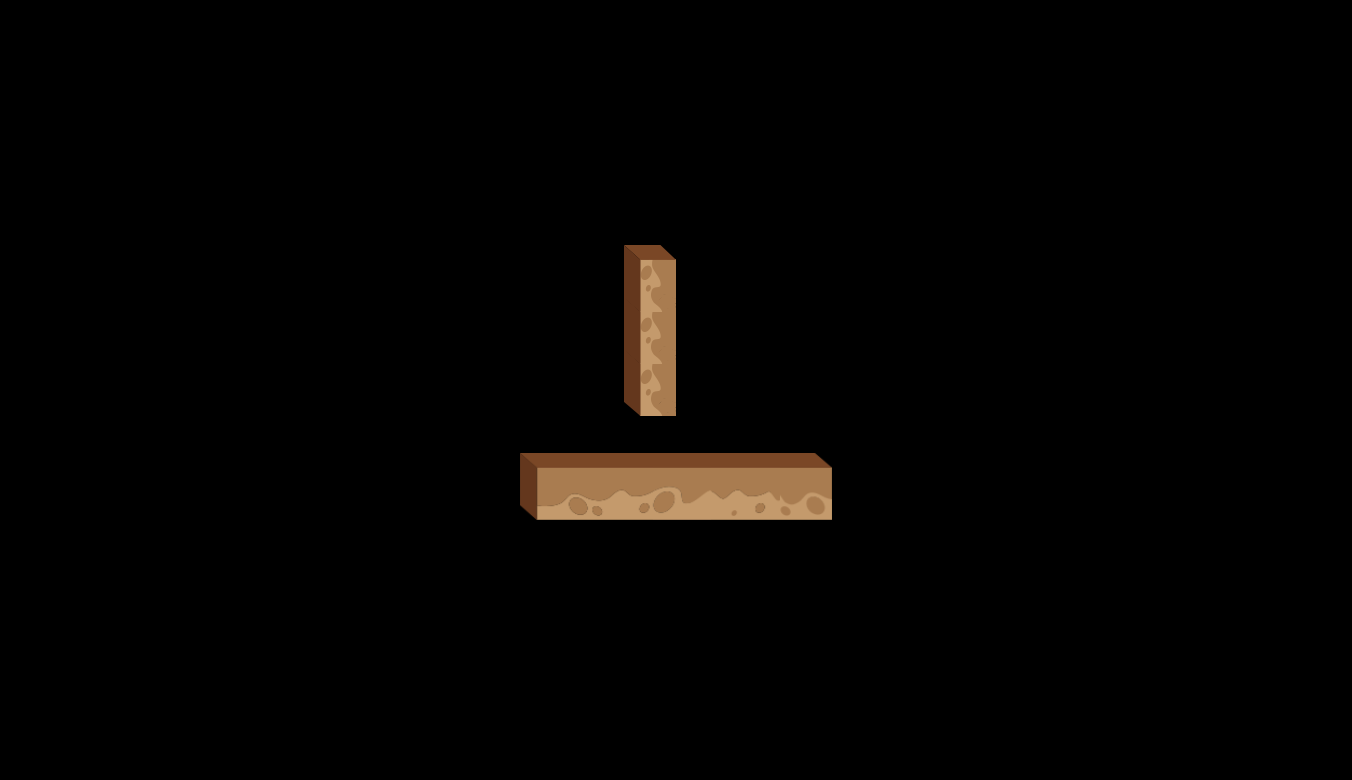

Tiled map render using the project's own tile images. Description and the map definition, with tile-layer contents summarised, below:
An orthogonal 26x15 tile map with 52x52 px tiles, 4 tile layers (road_1, road_4, road_2, road_3), 2 tilesets and 6 objects (stone, apple, startPos_1, door, startPos_2, ...).

<map version="1.0" orientation="orthogonal" renderorder="right-down" width="26" height="15" tilewidth="52" tileheight="52">
 <tileset firstgid="1" name="road" tilewidth="52" tileheight="67">
  <image source="road.png" width="364" height="67" />
 </tileset>
 <tileset firstgid="8" name="road_2" tilewidth="52" tileheight="67">
  <image source="road_2.png" width="52" height="67" />
 </tileset>
 <layer name="road_1" width="26" height="15">
  <data>[390 cells, 6 non-empty, 6 distinct tile ids]</data>
 </layer>
 <layer name="road_4" width="26" height="15">
  <data>[390 cells, 1 non-empty, 1 distinct tile ids]</data>
 </layer>
 <layer name="road_2" width="26" height="15">
  <data>[390 cells, 1 non-empty, 1 distinct tile ids]</data>
 </layer>
 <layer name="road_3" width="26" height="15">
  <data>[390 cells, 1 non-empty, 1 distinct tile ids]</data>
 </layer>
 <objectgroup name="objLayer">
  <object name="stone" x="650" y="236" visible="0" />
  <object name="apple" x="702" y="390" visible="0" />
  <object name="startPos_1" x="654" y="438" visible="0" />
  <object name="door" x="960" y="336" visible="0" />
  <object name="startPos_2" x="596" y="442" visible="0" />
  <object name="startPos_3" x="548" y="442" visible="0" />
 </objectgroup>
</map>
